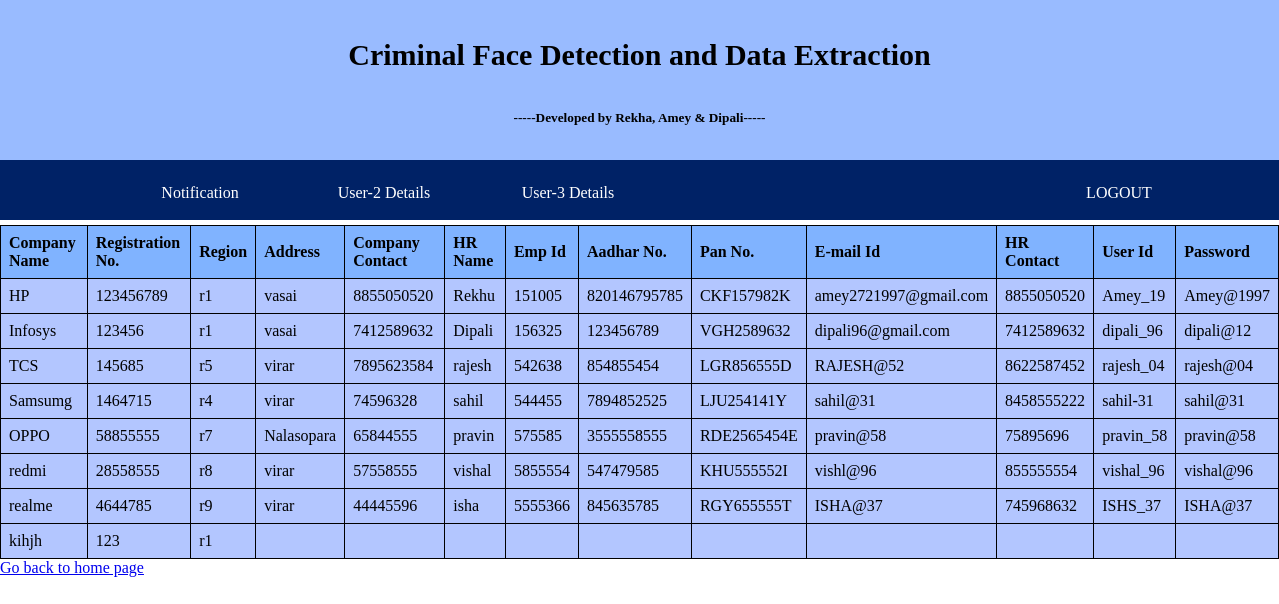
Screenshot of /admin_user3det with the database file from the repository.
### tables this page shows
CREATE TABLE "company_reg" (
	`name_of_comp`	TEXT,
	`reg_no`	INTEGER,
	`region`	TEXT,
	`address_comp`	TEXT,
	`ps_phone`	INTEGER,
	`hr_name`	TEXT,
	`emp_id`	INTEGER,
	`hr_aadhar`	INTEGER,
	`hr_pan`	INTEGER,
	`hr_email`	TEXT,
	`hr_mob_no`	NUMERIC,
	`head_user_id`	TEXT,
	`head_pass`	TEXT,
	`head_pass2`	TEXT,
	`status`	INTEGER DEFAULT 'false'
);

### app.py (the view)
@app.route('/admin_user3det')
def list():
    con = sqlite3.connect("database.db")
    con.row_factory = sqlite3.Row
    cur = con.cursor()
    cur.execute("select * from company_reg")
    rows = cur.fetchall();
    return render_template("admin_user3det.html", rows=rows)

### templates/admin_user3det.html
{% extends 'layout.html' %}
{% block content %}
      <table border = 1>
         <thead>
            <th>Company Name</th>
            <th>Registration No.</th>
            <th>Region</th>
            <th>Address</th>
            <th>Company Contact</th>
            <th>HR Name</th>
            <th>Emp Id</th>
            <th>Aadhar No.</th>
            <th>Pan No.</th>
            <th>E-mail Id</th>
            <th>HR Contact</th>
            <th>User Id</th>
            <th>Password</th>
         </thead>
         {% for row in rows %}
            <tr>
               <td>{{row["name_of_comp"]}}</td>
               <td>{{row["reg_no"]}}</td>
               <td> {{ row["region"]}}</td>
               <td>{{row['address_comp']}}</td>
                <td>{{row["ps_phone"]}}</td>
               <td>{{row["hr_name"]}}</td>
               <td> {{ row["emp_id"]}}</td>
               <td>{{row['hr_aadhar']}}</td>
                <td>{{row["hr_pan"]}}</td>
               <td>{{row["hr_email"]}}</td>
               <td> {{ row["hr_mob_no"]}}</td>
               <td>{{row['head_user_id']}}</td>
                <td> {{ row["head_pass"]}}</td>
            </tr>
         {% endfor %}
      </table>
      <a href = "/home">Go back to home page</a>
{% endblock %}

### templates/layout.html (shortened to what this page needs)
<!DOCTYPE html>
	<div class="d1">
		<h1>Criminal Face Detection and Data Extraction</h1>
		<h5>-----Developed by Rekha, Amey & Dipali-----</h5>
	</div>
	<div class="d2">
		<ul >
			<li><a href="/admin_home">Notification</a></li>
			<li><a href="/admin_user2det">User-2 Details</a></li>
			<li><a href="/admin_user3det">User-3 Details</a></li>
			<li style="float:right; margin-right:70px; color:black"><a href="/logout">LOGOUT</a> </li>
		</ul>
	</div>
<section>
     {% block content %}{% endblock %}
</section>

### templates/layout.html (style rules this page uses)
* { margin:0; }
.d1 { width:100%; height:160px; background-color:#99bbff; color:black; }
h1 { text-align:center; line-height:110px; font-size:30px; text-decoration:bold; }
h5 { text-align:center; }
.d2 { width:100%; height:60px; background-color:#002266; color:white; line-height:65px; }
ul { margin-left:70px; display:block; }
ul li { display:inline-block; width:180px; text-align:center; }
ul li a { display:block; color:white; text-decoration:none; }
table { border: 1px solid black; border-collapse: collapse; width: 100%; }
tr,td { border: 1px solid black; border-collapse: collapse; text-align: left; padding: 8px; background-color: #b3c6ff; }
th { background-color: #80b3ff; color:black; padding: 8px; }

### rows the page displays
company_reg: name_of_comp "HP", reg_no "123456789", region "r1", address_comp "vasai", ps_phone "8855050520", hr_name "Rekhu", emp_id "151005", hr_aadhar "820146795785", hr_pan "CKF157982K", hr_email "amey2721997@gmail.com", hr_mob_no "8855050520", head_user_id "Amey_19", head_pass "Amey@1997"
company_reg: name_of_comp "Infosys", reg_no "123456", region "r1", address_comp "vasai", ps_phone "7412589632", hr_name "Dipali", emp_id "156325", hr_aadhar "123456789", hr_pan "VGH2589632", hr_email "dipali96@gmail.com", hr_mob_no "7412589632", head_user_id "dipali_96", head_pass "dipali@12"
company_reg: name_of_comp "TCS", reg_no "145685", region "r5", address_comp "virar", ps_phone "7895623584", hr_name "rajesh", emp_id "542638", hr_aadhar "854855454", hr_pan "LGR856555D", hr_email "RAJESH@52", hr_mob_no "8622587452", head_user_id "rajesh_04", head_pass "rajesh@04"
company_reg: name_of_comp "Samsumg", reg_no "1464715", region "r4", address_comp "virar", ps_phone "74596328", hr_name "sahil", emp_id "544455", hr_aadhar "7894852525", hr_pan "LJU254141Y", hr_email "sahil@31", hr_mob_no "8458555222", head_user_id "sahil-31", head_pass "sahil@31"
company_reg: name_of_comp "OPPO", reg_no "58855555", region "r7", address_comp "Nalasopara", ps_phone "65844555", hr_name "pravin", emp_id "575585", hr_aadhar "3555558555", hr_pan "RDE2565454E", hr_email "pravin@58", hr_mob_no "75895696", head_user_id "pravin_58", head_pass "pravin@58"
company_reg: name_of_comp "redmi", reg_no "28558555", region "r8", address_comp "virar", ps_phone "57558555", hr_name "vishal", emp_id "5855554", hr_aadhar "547479585", hr_pan "KHU555552I", hr_email "vishl@96", hr_mob_no "855555554", head_user_id "vishal_96", head_pass "vishal@96"
company_reg: name_of_comp "realme", reg_no "4644785", region "r9", address_comp "virar", ps_phone "44445596", hr_name "isha", emp_id "5555366", hr_aadhar "845635785", hr_pan "RGY655555T", hr_email "ISHA@37", hr_mob_no "745968632", head_user_id "ISHS_37", head_pass "ISHA@37"
company_reg: name_of_comp "kihjh", reg_no "123", region "r1"
